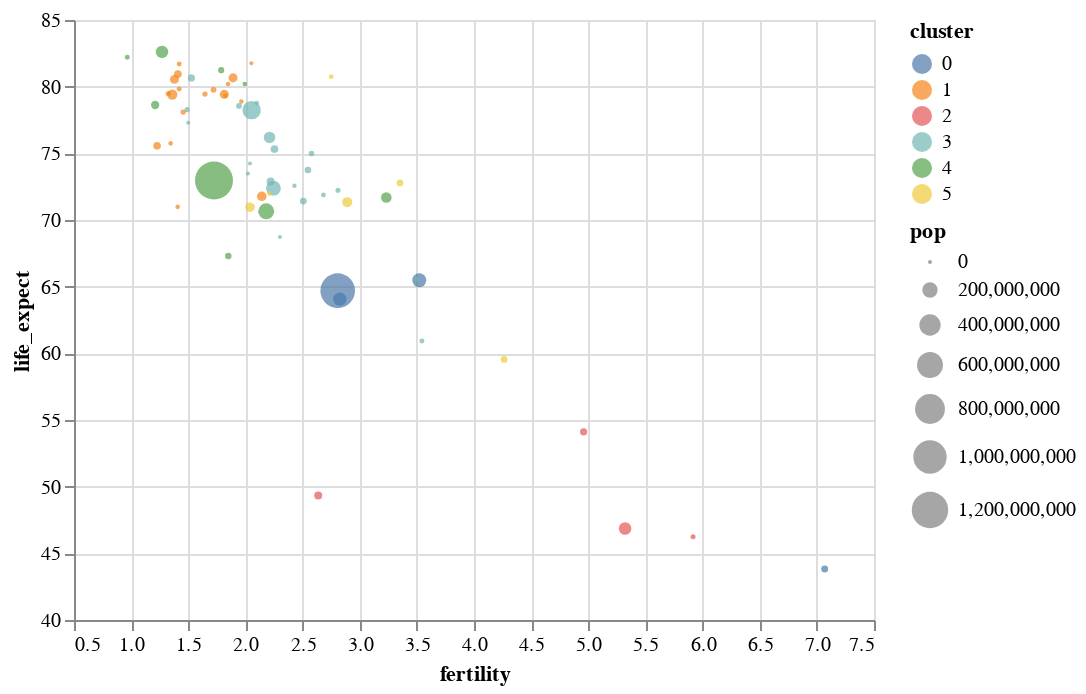

The cell this chart's notebook holds for it:
### Code cell
selection = alt.selection_single();
alt.Chart(gap2005).mark_point(filled=True).encode(
    alt.X('fertility:Q', scale=alt.Scale(zero=False)),
    alt.Y('life_expect:Q', scale=alt.Scale(zero=False)),
    alt.Size('pop:Q'),
    alt.Order('pop:Q', sort='descending'),
    tooltip = [alt.Tooltip('country:N'),
               alt.Tooltip('fertility:Q'),
               alt.Tooltip('life_expect:Q')
              ],
    color=alt.condition(selection, 'cluster:N', alt.value('grey'))
).add_selection(selection)

### Figure 1 — Vega-Lite specification as saved in the notebook (floating-point values rounded to 4 significant figures)
{"config": {"view": {"continuousWidth": 400, "continuousHeight": 300}}, "data": {"name": "data-ba34af65c64e2b3a5a008687b8c69f55"}, "mark": {"type": "point", "filled": true}, "encoding": {"color": {"condition": {"field": "cluster", "type": "nominal", "selection": "selector001"}, "value": "grey"}, "order": {"field": "pop", "sort": "descending", "type": "quantitative"}, "size": {"field": "pop", "type": "quantitative"}, "tooltip": [{"field": "country", "type": "nominal"}, {"field": "fertility", "type": "quantitative"}, {"field": "life_expect", "type": "quantitative"}], "x": {"field": "fertility", "scale": {"zero": false}, "type": "quantitative"}, "y": {"field": "life_expect", "scale": {"zero": false}, "type": "quantitative"}}, "selection": {"selector001": {"type": "single"}}, "$schema": "https://vega.github.io/schema/vega-lite/v4.17.0.json", "datasets": {"data-ba34af65c64e2b3a5a008687b8c69f55": [{"year": 2005, "country": "Afghanistan", "cluster": 0, "pop": 29928987, "life_expect": 43.83, "fertility": 7.069}, {"year": 2005, "country": "Argentina", "cluster": 3, "pop": 39537943, "life_expect": 75.32, "fertility": 2.254}, {"year": 2005, "country": "Aruba", "cluster": 3, "pop": 71566, "life_expect": 74.24, "fertility": 2.04}, {"year": 2005, "country": "Australia", "cluster": 4, "pop": 20090437, "life_expect": 81.23, "fertility": 1.788}, {"year": 2005, "country": "Austria", "cluster": 1, "pop": 8184691, "life_expect": 79.83, "fertility": 1.42}, {"year": 2005, "country": "Bahamas", "cluster": 3, "pop": 301790, "life_expect": 73.5, "fertility": 2.022}, {"year": 2005, "country": "Bangladesh", "cluster": 0, "pop": 144319628, "life_expect": 64.06, "fertility": 2.826}, {"year": 2005, "country": "Barbados", "cluster": 3, "pop": 278870, "life_expect": 77.3, "fertility": 1.5}, {"year": 2005, "country": "Belgium", "cluster": 1, "pop": 10364388, "life_expect": 79.44, "fertility": 1.646}, {"year": 2005, "country": "Bolivia", "cluster": 3, "pop": 8857870, "life_expect": 65.55, "fertility": 3.5}, {"year": 2005, "country": "Brazil", "cluster": 3, "pop": 186112794, "life_expect": 72.39, "fertility": 2.245}, {"year": 2005, "country": "Canada", "cluster": 3, "pop": 32805041, "life_expect": 80.65, "fertility": 1.527}, {"year": 2005, "country": "Chile", "cluster": 3, "pop": 15980912, "life_expect": 78.55, "fertility": 1.944}, {"year": 2005, "country": "China", "cluster": 4, "pop": 1303182268, "life_expect": 72.96, "fertility": 1.725}, {"year": 2005, "country": "Colombia", "cluster": 3, "pop": 42954279, "life_expect": 72.89, "fertility": 2.22}, {"year": 2005, "country": "Costa Rica", "cluster": 3, "pop": 4016173, "life_expect": 78.78, "fertility": 2.099}, {"year": 2005, "country": "Croatia", "cluster": 1, "pop": 4495904, "life_expect": 75.75, "fertility": 1.346}, {"year": 2005, "country": "Cuba", "cluster": 3, "pop": 11346670, "life_expect": 78.27, "fertility": 1.49}, {"year": 2005, "country": "Dominican Republic", "cluster": 3, "pop": 9049595, "life_expect": 72.23, "fertility": 2.81}, {"year": 2005, "country": "Ecuador", "cluster": 3, "pop": 13363593, "life_expect": 74.99, "fertility": 2.578}, {"year": 2005, "country": "Egypt", "cluster": 5, "pop": 77505756, "life_expect": 71.34, "fertility": 2.891}, {"year": 2005, "country": "El Salvador", "cluster": 3, "pop": 6704932, "life_expect": 71.88, "fertility": 2.683}, {"year": 2005, "country": "Finland", "cluster": 1, "pop": 5223442, "life_expect": 79.31, "fertility": 1.825}, {"year": 2005, "country": "France", "cluster": 1, "pop": 60656178, "life_expect": 80.66, "fertility": 1.892}, {"year": 2005, "country": "Georgia", "cluster": 1, "pop": 4677401, "life_expect": 70.99, "fertility": 1.407}, {"year": 2005, "country": "Germany", "cluster": 1, "pop": 82431390, "life_expect": 79.41, "fertility": 1.36}, {"year": 2005, "country": "Greece", "cluster": 1, "pop": 10668354, "life_expect": 79.48, "fertility": 1.325}, {"year": 2005, "country": "Grenada", "cluster": 3, "pop": 89502, "life_expect": 68.72, "fertility": 2.302}, {"year": 2005, "country": "Haiti", "cluster": 3, "pop": 8121622, "life_expect": 60.92, "fertility": 3.545}, {"year": 2005, "country": "Hong Kong", "cluster": 4, "pop": 6898686, "life_expect": 82.21, "fertility": 0.966}, {"year": 2005, "country": "Iceland", "cluster": 1, "pop": 296737, "life_expect": 81.76, "fertility": 2.052}, {"year": 2005, "country": "India", "cluster": 0, "pop": 1080264388, "life_expect": 64.7, "fertility": 2.807}, {"year": 2005, "country": "Indonesia", "cluster": 4, "pop": 218465000, "life_expect": 70.65, "fertility": 2.182}, {"year": 2005, "country": "Iran", "cluster": 5, "pop": 68017860, "life_expect": 70.96, "fertility": 2.04}, {"year": 2005, "country": "Iraq", "cluster": 5, "pop": 26074906, "life_expect": 59.55, "fertility": 4.264}, {"year": 2005, "country": "Ireland", "cluster": 1, "pop": 4015676, "life_expect": 78.89, "fertility": 1.964}, {"year": 2005, "country": "Israel", "cluster": 5, "pop": 6276883, "life_expect": 80.75, "fertility": 2.75}, {"year": 2005, "country": "Italy", "cluster": 1, "pop": 58103033, "life_expect": 80.55, "fertility": 1.379}, {"year": 2005, "country": "Jamaica", "cluster": 3, "pop": 2735520, "life_expect": 72.57, "fertility": 2.429}, {"year": 2005, "country": "Japan", "cluster": 4, "pop": 127417244, "life_expect": 82.6, "fertility": 1.27}, {"year": 2005, "country": "Kenya", "cluster": 2, "pop": 33829590, "life_expect": 54.11, "fertility": 4.959}, {"year": 2005, "country": "South Korea", "cluster": 4, "pop": 22912177, "life_expect": 67.3, "fertility": 1.85}, {"year": 2005, "country": "North Korea", "cluster": 4, "pop": 48640671, "life_expect": 78.62, "fertility": 1.21}, {"year": 2005, "country": "Lebanon", "cluster": 5, "pop": 3826018, "life_expect": 71.99, "fertility": 2.209}, {"year": 2005, "country": "Mexico", "cluster": 3, "pop": 106202903, "life_expect": 76.19, "fertility": 2.211}, {"year": 2005, "country": "Netherlands", "cluster": 1, "pop": 16407491, "life_expect": 79.76, "fertility": 1.721}, {"year": 2005, "country": "New Zealand", "cluster": 4, "pop": 4035461, "life_expect": 80.2, "fertility": 1.994}, {"year": 2005, "country": "Nigeria", "cluster": 2, "pop": 128765768, "life_expect": 46.86, "fertility": 5.322}, {"year": 2005, "country": "Norway", "cluster": 1, "pop": 4593041, "life_expect": 80.2, "fertility": 1.848}, {"year": 2005, "country": "Pakistan", "cluster": 0, "pop": 162419946, "life_expect": 65.48, "fertility": 3.521}, {"year": 2005, "country": "Peru", "cluster": 3, "pop": 27925628, "life_expect": 71.42, "fertility": 2.506}, {"year": 2005, "country": "Philippines", "cluster": 4, "pop": 87857473, "life_expect": 71.69, "fertility": 3.233}, {"year": 2005, "country": "Poland", "cluster": 1, "pop": 38557984, "life_expect": 75.56, "fertility": 1.227}, {"year": 2005, "country": "Portugal", "cluster": 1, "pop": 10566212, "life_expect": 78.1, "fertility": 1.455}, {"year": 2005, "country": "Rwanda", "cluster": 2, "pop": 8440820, "life_expect": 46.24, "fertility": 5.917}, {"year": 2005, "country": "Saudi Arabia", "cluster": 5, "pop": 26417599, "life_expect": 72.78, "fertility": 3.352}, {"year": 2005, "country": "South Africa", "cluster": 2, "pop": 44344136, "life_expect": 49.34, "fertility": 2.637}, {"year": 2005, "country": "Spain", "cluster": 1, "pop": 40341462, "life_expect": 80.94, "fertility": 1.409}, {"year": 2005, "country": "Switzerland", "cluster": 1, "pop": 7489370, "life_expect": 81.7, "fertility": 1.42}, {"year": 2005, "country": "Turkey", "cluster": 1, "pop": 69660559, "life_expect": 71.78, "fertility": 2.143}, {"year": 2005, "country": "United Kingdom", "cluster": 1, "pop": 60441457, "life_expect": 79.42, "fertility": 1.815}, {"year": 2005, "country": "United States", "cluster": 3, "pop": 295734134, "life_expect": 78.24, "fertility": 2.054}, {"year": 2005, "country": "Venezuela", "cluster": 3, "pop": 25375281, "life_expect": 73.75, "fertility": 2.547}]}}
